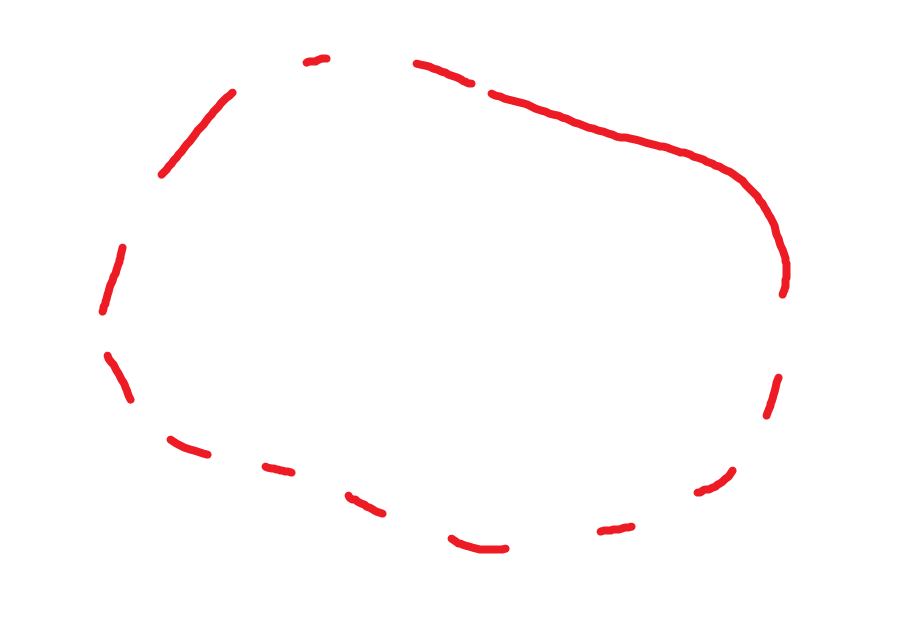
#> input picture circle.png, 910 x 626 px
$ python test.py
#> lines starting #> are read from the running program, lines starting #| are printed output that depends on the picture
import cv2
import numpy as np


def detect_circle(image):
#> called with image = 'circle.png'
    img = cv2.imread(image, cv2.IMREAD_GRAYSCALE)
#> img: shape (626, 910); min 138, max 255, mean 253.2

    cimg = cv2.cvtColor(img, cv2.COLOR_GRAY2BGR)
    height, width = img.shape
#> height = 626; width = 910

    square_img = cv2.resize(img, (height, height))
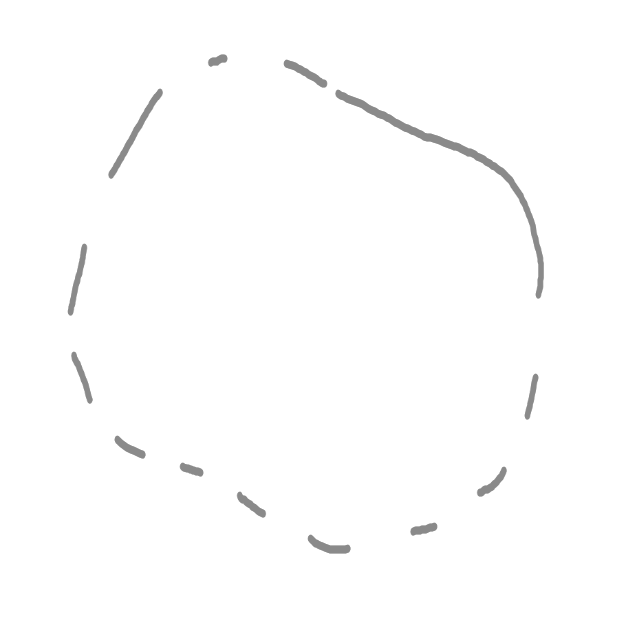
#> square_img: shape (626, 626); min 138, max 255, mean 253.2
    circles = cv2.HoughCircles(img, cv2.HOUGH_GRADIENT,
                               50,
                               minDist=1000000,
                               param1=100,
                               param2=400,
                               minRadius=int(height * 0.25),
                               maxRadius=int(height * 0.5))
#> circles = [[375, 275, 226]]

    if circles is None:
        cv2.imshow('no circles', cimg)
        cv2.waitKey(0)
        cv2.destroyAllWindows()
        return
    else:
        for i in circles[0, :]:
            # draw the outer circle
            cv2.circle(cimg, (i[0], i[1]), i[2], (0, 255, 0), 3)
            # draw the center of the circle
            cv2.circle(cimg, (i[0], i[1]), 2, (0, 0, 255), 3)
#> this loop made 1 pass
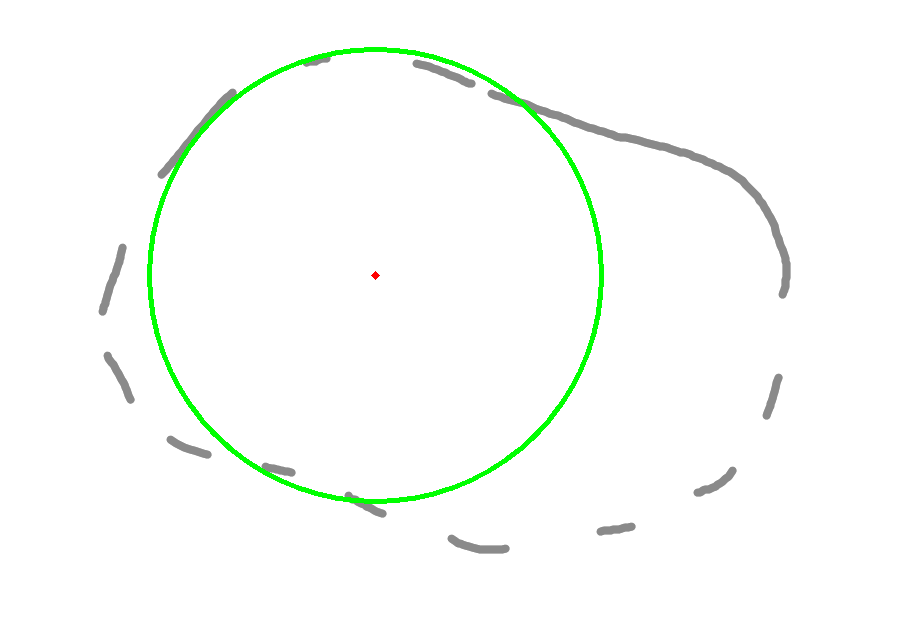
#> cimg: shape (626, 910, 3); mean B, G, R 250.1, 253.3, 250.2

        cv2.imshow('detected circles', square_img)
        cv2.waitKey(0)
        cv2.destroyAllWindows()


detect_circle('circle.png')
# detect_circle('eye.jpg')
# detect_circle('eyes2.png')

$ run again, with captcha_1.jpg saved as circle.png
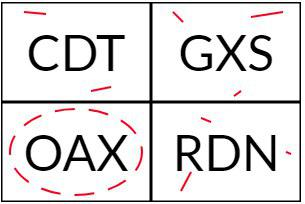
#> input picture captcha_1.jpg, 305 x 204 px
#> in detect_circle, `square_img = cv2.resize(img, (height, height))`:
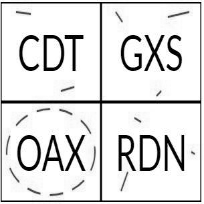
#> square_img: shape (204, 204); min 0, max 255, mean 222.1
#> circles = [[75, 125, 71]]
#> the loop in detect_circle, `for i in circles[0, :]:` made 1 pass
#> after the loop in detect_circle, `for i in circles[0, :]:`:
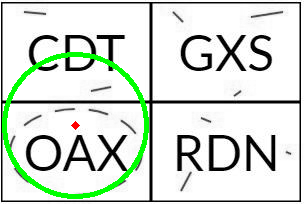
#> cimg: shape (204, 305, 3); mean B, G, R 213.7, 222.8, 213.9
